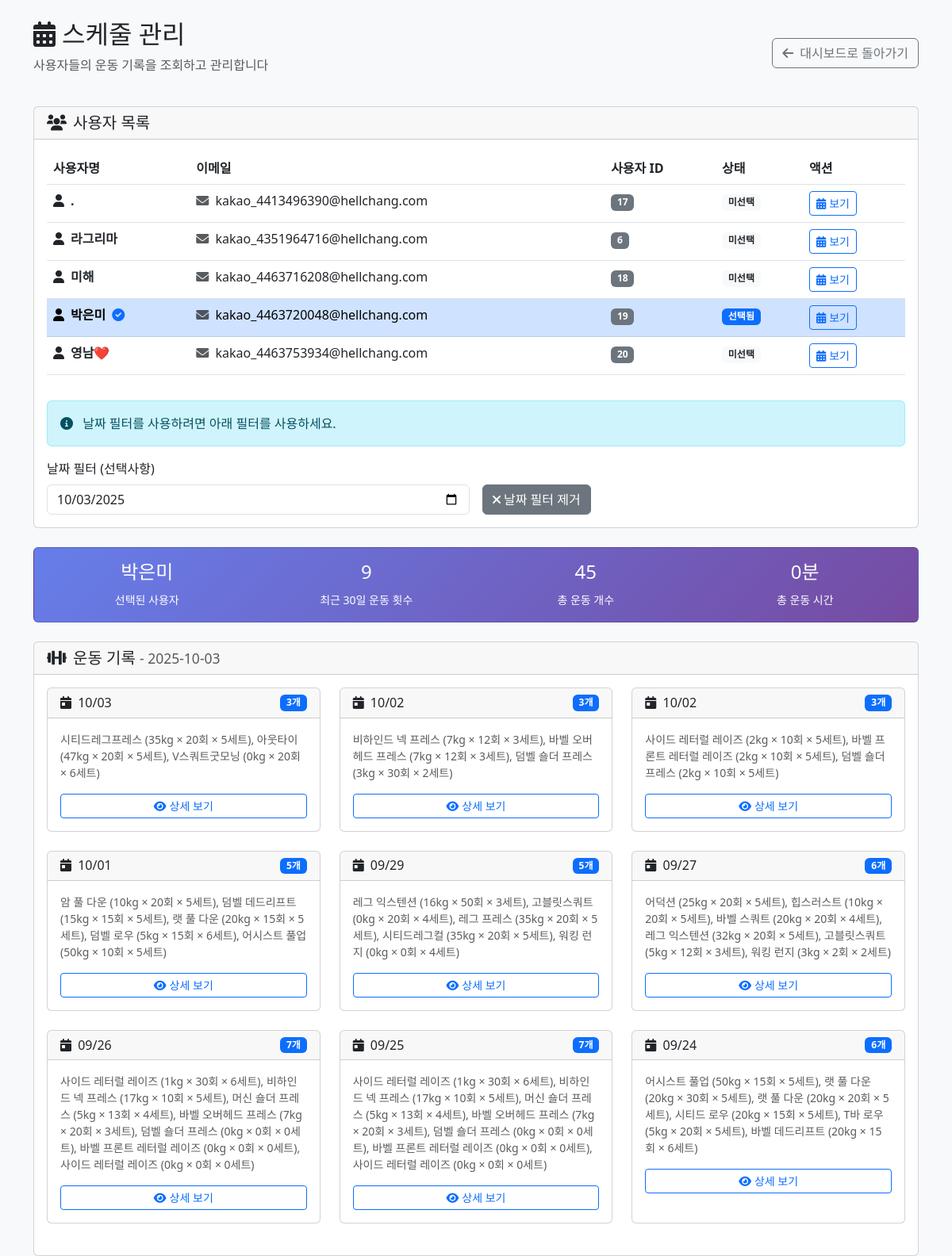
/admin/schedule_management.php?user_id=19 (signed in), run on the app's committed database.
### tables this page shows
CREATE TABLE IF NOT EXISTS `users` (
  `id` int(11) NOT NULL AUTO_INCREMENT,
  `kakao_id` bigint(20) DEFAULT NULL,
  `username` varchar(100) NOT NULL,
  `email` varchar(255) DEFAULT NULL,
  `profile_image` varchar(500) DEFAULT NULL,
  `created_at` timestamp NULL DEFAULT current_timestamp(),
  `updated_at` timestamp NULL DEFAULT current_timestamp() ON UPDATE current_timestamp(),
  `is_active` tinyint(1) NOT NULL DEFAULT 1,
  `password` varchar(255) DEFAULT NULL,
  PRIMARY KEY (`id`) USING BTREE,
  UNIQUE KEY `email` (`email`) USING BTREE,
  UNIQUE KEY `kakao_id` (`kakao_id`) USING BTREE,
  KEY `idx_users_kakao_id` (`kakao_id`) USING BTREE
);

CREATE TABLE IF NOT EXISTS `m_workout_session` (
  `session_id` bigint(20) NOT NULL AUTO_INCREMENT,
  `user_id` bigint(20) NOT NULL,
  `workout_date` date NOT NULL,
  `note` varchar(255) DEFAULT NULL,
  `duration` decimal(6,2) DEFAULT NULL COMMENT '운동 시간(분)',
  `start_time` datetime DEFAULT NULL COMMENT '운동 시작시간',
  `end_time` datetime DEFAULT NULL COMMENT '운동 종료시간',
  PRIMARY KEY (`session_id`)
);

### admin/schedule_management.php (the view, shortened to what this page needs)
<?php
$pdo = getDB();
$stmt = $pdo->prepare('SELECT id, username, email FROM users WHERE is_active = 1 ORDER BY username ASC');
$stmt->execute();
$users = $stmt->fetchAll(PDO::FETCH_ASSOC);
$selected_user_id = isset($_GET['user_id']) ? (int)$_GET['user_id'] : null;
$selected_date = isset($_GET['date']) ? $_GET['date'] : date('Y-m-d');
$workoutSessions = [];
$selectedUser = null;
if ($selected_user_id) {
    $stmt = $pdo->prepare('SELECT id, username, email FROM users WHERE id = ?');
    $stmt->execute([$selected_user_id]);
    $selectedUser = $stmt->fetch(PDO::FETCH_ASSOC);
    $stmt = $pdo->prepare('
        SELECT
            ws.session_id,
            ws.workout_date,
            ws.note,
            ws.duration,
            ws.start_time,
            ws.end_time,
            COUNT(we.wx_id) as exercise_count,
            GROUP_CONCAT(
                CONCAT(
                    COALESCE(e.name_kr, we.original_exercise_name, "알 수 없음"),
                    " (", CAST(COALESCE(we.weight, 0) AS UNSIGNED), "kg × ", COALESCE(we.reps, 0), "회 × ", COALESCE(we.sets, 0), "세트)"
                )
                ORDER BY we.order_no SEPARATOR ", "
            ) as exercise_summary
        FROM m_workout_session ws
        LEFT JOIN m_workout_exercise we ON ws.session_id = we.session_id
        LEFT JOIN m_exercise e ON we.ex_id = e.ex_id
        WHERE ws.user_id = ?
        AND ws.workout_date >= DATE_SUB(CURDATE(), INTERVAL 30 DAY)
        GROUP BY ws.session_id, ws.workout_date, ws.note, ws.duration, ws.start_time, ws.end_time
        ORDER BY ws.workout_date DESC, ws.session_id DESC
    ');
    $stmt->execute([$selected_user_id]);
    $workoutSessions = $stmt->fetchAll(PDO::FETCH_ASSOC);
}
?>
<!DOCTYPE html>
<html lang="ko">
<head>
    <link href="https://cdn.jsdelivr.net/npm/bootstrap@5.3.0/dist/css/bootstrap.min.css" rel="stylesheet">
    <link href="https://cdnjs.cloudflare.com/ajax/libs/font-awesome/6.0.0/css/all.min.css" rel="stylesheet">
</head>
<body class="bg-light">
    <div class="container mt-4">
        <div class="row mb-4">
            <div class="col">
                <div class="d-flex justify-content-between align-items-center">
                    <div>
                        <h2><i class="fas fa-calendar-alt me-2"></i>스케줄 관리</h2>
                        <p class="text-muted">사용자들의 운동 기록을 조회하고 관리합니다</p>
                    </div>
                    <a href="dashboard.php" class="btn btn-outline-secondary">
                        <i class="fas fa-arrow-left me-2"></i>대시보드로 돌아가기
                    </a>
                </div>
            </div>
        </div>
        <div class="row mb-4">
            <div class="col">
                <div class="card">
                    <div class="card-header">
                        <h5 class="mb-0"><i class="fas fa-users me-2"></i>사용자 목록</h5>
                    </div>
                    <div class="card-body">
                        <div class="table-responsive">
                            <table class="table table-hover">
                                <thead>
                                    <tr>
                                        <th>사용자명</th>
                                        <th>이메일</th>
                                        <th>사용자 ID</th>
                                        <th>상태</th>
                                        <th>액션</th>
                                    </tr>
                                </thead>
                                <tbody>
                                    <?php foreach ($users as $user): ?>
                                    <tr class="<?= $selected_user_id == $user['id'] ? 'table-primary' : '' ?>"
                                        style="cursor: pointer;"
                                        onclick="selectUser(<?= $user['id'] ?>)">
                                        <td>
                                            <div class="d-flex align-items-center">
                                                <i class="fas fa-user me-2"></i>
                                                <strong><?= htmlspecialchars($user['username']) ?></strong>
                                                <?php if ($selected_user_id == $user['id']): ?>
                                                <i class="fas fa-check-circle text-primary ms-2"></i>
                                                <?php endif; ?>
                                            </div>
                                        </td>
                                        <td>
                                            <?php if ($user['email']): ?>
                                            <i class="fas fa-envelope me-1 text-muted"></i>
                                            <?= htmlspecialchars($user['email']) ?>
                                            <?php else: ?>
                                            <span class="text-muted">-</span>
                                            <?php endif; ?>
                                        </td>
                                        <td>
                                            <span class="badge bg-secondary"><?= $user['id'] ?></span>
                                        </td>
                                        <td>
                                            <?php if ($selected_user_id == $user['id']): ?>
                                            <span class="badge bg-primary">선택됨</span>
                                            <?php else: ?>
                                            <span class="badge bg-light text-dark">미선택</span>
                                            <?php endif; ?>
                                        </td>
                                        <td>
                                            <button class="btn btn-outline-primary btn-sm"
                                                    onclick="event.stopPropagation(); viewUserSchedule(<?= $user['id'] ?>)">
                                                <i class="fas fa-calendar-alt me-1"></i>보기
                                            </button>
                                        </td>
                                    </tr>
                                    <?php endforeach; ?>
                                </tbody>
                            </table>
                        </div>
                        <?php if ($selected_user_id): ?>
                        <div class="mt-3">
                            <div class="alert alert-info">
                                <i class="fas fa-info-circle me-2"></i>
                                날짜 필터를 사용하려면 아래 필터를 사용하세요.
                            </div>
                            <form method="get" class="row g-3">
                                <div class="col-md-6">
                                    <label for="date" class="form-label">날짜 필터 (선택사항)</label>
                                    <input type="date" class="form-control" id="date" name="date"
                                           value="<?= $selected_date ?>" onchange="this.form.submit()">
                                </div>
                                <div class="col-md-6">
                                    <label class="form-label">&nbsp;</label>
                                    <div>
                                        <button type="button" class="btn btn-secondary" onclick="clearDateFilter()">
                                            <i class="fas fa-times me-1"></i>날짜 필터 제거
                                        </button>
                                    </div>
                                </div>
                            </form>
                        </div>
                        <?php endif; ?>
                    </div>
                </div>
            </div>
        </div>
        <?php if ($selectedUser): ?>
        <div class="row mb-4">
            <div class="col">
                <div class="card stats-card">
                    <div class="card-body">
                        <div class="row text-center">
                            <div class="col-md-3">
                                <h4><?= htmlspecialchars($selectedUser['username']) ?></h4>
                                <small>선택된 사용자</small>
                            </div>
                            <div class="col-md-3">
                                <h4><?= count($workoutSessions) ?></h4>
                                <small>최근 30일 운동 횟수</small>
                            </div>
                            <div class="col-md-3">
                                <h4>
                                    <?php
                                    $totalExercises = 0;
                                    foreach ($workoutSessions as $session) {
                                        $totalExercises += $session['exercise_count'];
                                    }
                                    echo $totalExercises;
                                    ?>
                                </h4>
                                <small>총 운동 개수</small>
                            </div>
                            <div class="col-md-3">
                                <h4>
                                    <?php
                                    $totalDuration = 0;
                                    foreach ($workoutSessions as $session) {
                                        $totalDuration += $session['duration'] ?: 0;
                                    }
                                    echo round($totalDuration) . '분';
                                    ?>
                                </h4>
                                <small>총 운동 시간</small>
                            </div>
                        </div>
                    </div>
                </div>
            </div>
        </div>
        <div class="row">
            <div class="col">
                <div class="card">
                    <div class="card-header">
                        <h5 class="mb-0">
                            <i class="fas fa-dumbbell me-2"></i>운동 기록
                            <?php if ($selected_date): ?>
                            <small class="text-muted">- <?= $selected_date ?></small>
                            <?php endif; ?>
                        </h5>
                    </div>
                    <div class="card-body">
                        <?php if (empty($workoutSessions)): ?>
                        <div class="text-center py-5">
                            <i class="fas fa-calendar-times fa-3x text-muted mb-3"></i>
                            <h5 class="text-muted">운동 기록이 없습니다</h5>
                            <p class="text-muted">이 사용자는 아직 운동을 기록하지 않았습니다.</p>
                        </div>
                        <?php else: ?>
                        <div class="row">
                            <?php foreach ($workoutSessions as $session): ?>
                            <div class="col-md-6 col-lg-4 mb-4">
                                <div class="card session-card h-100">
                                    <div class="card-header">
                                        <div class="d-flex justify-content-between align-items-center">
                                            <h6 class="mb-0">
                                                <i class="fas fa-calendar-day me-1"></i>
                                                <?= date('m/d', strtotime($session['workout_date'])) ?>
                                            </h6>
                                            <span class="badge bg-primary"><?= $session['exercise_count'] ?>개</span>
                                        </div>
                                    </div>
                                    <div class="card-body">
                                        <p class="text-muted small mb-3">
                                            <?= htmlspecialchars($session['exercise_summary']) ?>
                                        </p>
                                        <div class="d-grid">
                                            <button class="btn btn-outline-primary btn-sm"
                                                    onclick="viewSessionDetails(<?= $session['session_id'] ?>)">
                                                <i class="fas fa-eye me-1"></i>상세 보기
                                            </button>
                                        </div>
                                    </div>
                                </div>
                            </div>
                            <?php endforeach; ?>
                        </div>
                        <?php endif; ?>
                    </div>
                </div>
            </div>
        </div>
        <?php endif; ?>
    </div>
</body>
</html>

### admin/schedule_management.php (style rules this page uses)
.session-card { transition: all 0.3s ease; }
.stats-card { background: linear-gradient(135deg, #667eea 0%, #764ba2 100%); color: white; }

### data on the page
users: username ".", email "kakao_4413496390@hellchang.com", id "17", shows "미선택"
users: username "라그리마", email "kakao_4351964716@hellchang.com", id "6", shows "미선택"
users: username "미해", email "kakao_4463716208@hellchang.com", id "18", shows "미선택"
users: username "박은미", email "kakao_4463720048@hellchang.com", id "19", shows "선택됨"
users: username "영남❤️", email "kakao_4463753934@hellchang.com", id "20", shows "미선택"
m_workout_session: workout_date "10/03", exercise_count "3", exercise_summary "시티드레그프레스 (35kg × 20회 × 5세트), 아웃타이 (47kg × 20회 × 5세트), V스쿼트굿모닝 (0kg × 20회 × 6세트)"
m_workout_session: workout_date "10/02", exercise_count "3", exercise_summary "비하인드 넥 프레스 (7kg × 12회 × 3세트), 바벨 오버헤드 프레스 (7kg × 12회 × 3세트), 덤벨 숄더 프레스 (3kg × 30회 × 2세트)"
m_workout_session: workout_date "10/02", exercise_count "3", exercise_summary "사이드 레터럴 레이즈 (2kg × 10회 × 5세트), 바벨 프론트 레터럴 레이즈 (2kg × 10회 × 5세트), 덤벨 숄더 프레스 (2kg × 10회 × 5세트)"
m_workout_session: workout_date "10/01", exercise_count "5", exercise_summary "암 풀 다운 (10kg × 20회 × 5세트), 덤벨 데드리프트 (15kg × 15회 × 5세트), 랫 풀 다운 (20kg × 15회 × 5세트), 덤벨 로우 (5kg × 15회 × 6세트), 어시스트 풀업 (50kg × 10회 × 5세트)"
m_workout_session: workout_date "09/29", exercise_count "5", exercise_summary "레그 익스텐션 (16kg × 50회 × 3세트), 고블릿스쿼트 (0kg × 20회 × 4세트), 레그 프레스 (35kg × 20회 × 5세트), 시티드레그컬 (35kg × 20회 × 5세트), 워킹 런지 (0kg × 0회 × 4세트)"
m_workout_session: workout_date "09/27", exercise_count "6", exercise_summary "어덕션 (25kg × 20회 × 5세트), 힙스러스트 (10kg × 20회 × 5세트), 바벨 스쿼트 (20kg × 20회 × 4세트), 레그 익스텐션 (32kg × 20회 × 5세트), 고블릿스쿼트 (5kg × 12회 × 3세트), 워킹 런지 (3kg × 2회 × 2세트)"
m_workout_session: workout_date "09/26", exercise_count "7", exercise_summary "사이드 레터럴 레이즈 (1kg × 30회 × 6세트), 비하인드 넥 프레스 (17kg × 10회 × 5세트), 머신 숄더 프레스 (5kg × 13회 × 4세트), 바벨 오버헤드 프레스 (7kg × 20회 × 3세트), 덤벨 숄더 프레스 (0kg × 0회 × 0세트), 바벨 프론트 레터럴 레이즈 (0kg × 0회 × 0세트), 사이드 레터럴 레이즈 (0kg × 0회 × 0세트)"
m_workout_session: workout_date "09/25", exercise_count "7", exercise_summary "사이드 레터럴 레이즈 (1kg × 30회 × 6세트), 비하인드 넥 프레스 (17kg × 10회 × 5세트), 머신 숄더 프레스 (5kg × 13회 × 4세트), 바벨 오버헤드 프레스 (7kg × 20회 × 3세트), 덤벨 숄더 프레스 (0kg × 0회 × 0세트), 바벨 프론트 레터럴 레이즈 (0kg × 0회 × 0세트), 사이드 레터럴 레이즈 (0kg × 0회 × 0세트)"
m_workout_session: workout_date "09/24", exercise_count "6", exercise_summary "어시스트 풀업 (50kg × 15회 × 5세트), 랫 풀 다운 (20kg × 30회 × 5세트), 랫 풀 다운 (20kg × 20회 × 5세트), 시티드 로우 (20kg × 15회 × 5세트), T바 로우 (5kg × 20회 × 5세트), 바벨 데드리프트 (20kg × 15회 × 6세트)"

### other printed values
count($workoutSessions) "9"
$totalExercises "45"
$totalDuration "0"
$selected_date "2025-10-03"
